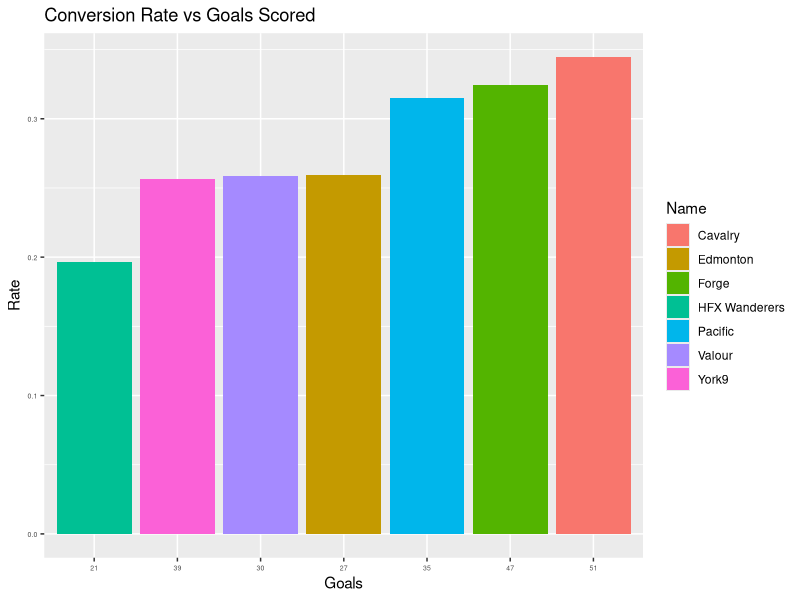
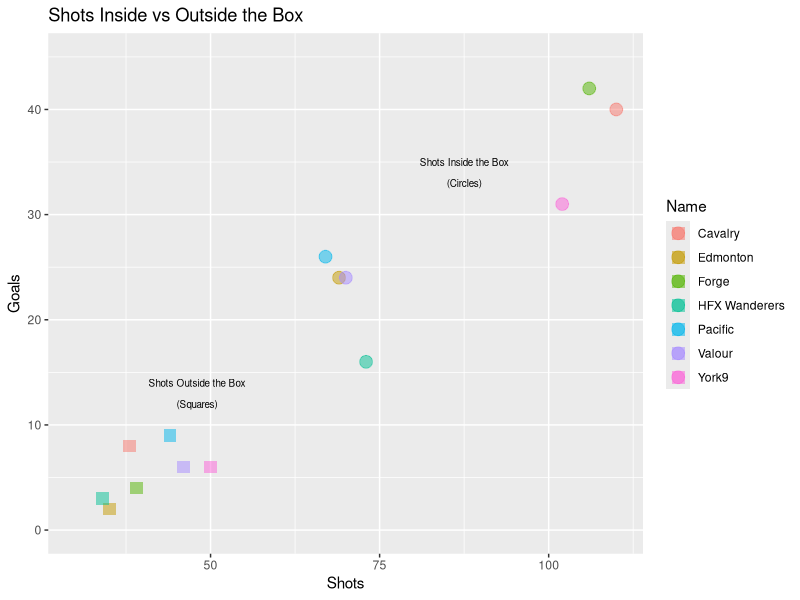

Here is the R script that generated these plots, in order:
install.packages("ggplot2")
install.packages("forcats")
library(forcats)
library(ggplot2)
library(ggrepel)

canfutbol <- read.csv("CPL Team Totals 2019.csv")
canfutbol

shots2goals <- (canfutbol$Goal) / (canfutbol$SOG)

CanConversionRate <- data.frame("Name" = canfutbol$team,
                                "Goals" = canfutbol$Goal,
                                "Rate" = shots2goals)    

ggplot(CanConversionRate, aes(x = Goals, y = Rate)) + 
  geom_bar(aes(x = reorder(Goals, Rate), y = Rate, fill = Name), stat = 'identity') +
  theme(axis.text = element_text(size = 5)) +
  ggtitle("Conversion Rate vs Goals Scored")

CanStats <- data.frame("Name" = canfutbol$team,
                       "Rate" = shots2goals,
                       "Goals" = canfutbol$Goal,
                       "ShotsINBx" = canfutbol$SOTInBox,
                       "ShotsOTBx" = canfutbol$SOTOBox,
                       "GoalINBx" = canfutbol$GoalInBx,
                       "GoalOTBx" = canfutbol$GoalOBx,
                       "Shots" = canfutbol$SOG)




ggplot(CanStats, aes(x = Shots, y = Goals)) + 
        geom_point(aes(x = ShotsINBx, y = GoalINBx, colour = Name), 
                   alpha = 1/2, stat = 'identity', size = 4) +
        geom_point(aes(x = ShotsOTBx, y = GoalOTBx, colour = Name),
                   alpha = 1/2, stat = 'identity', size = 4, shape = 15) +
        xlim(30, 110) + ylim(0, 45) + 
        ggtitle("Shots Inside vs Outside the Box") + 
        annotate("text", x = 48, y = 14, label = "Shots Outside the Box", size = 2.5) +
        annotate("text", x = 48, y = 12, label = "(Squares)", size = 2.5) +
        annotate("text", x = 87.5, y = 35, label = "Shots Inside the Box", size = 2.5) +
        annotate("text", x = 87.5, y = 33, label = "(Circles)", size = 2.5)
print("Hello World")



